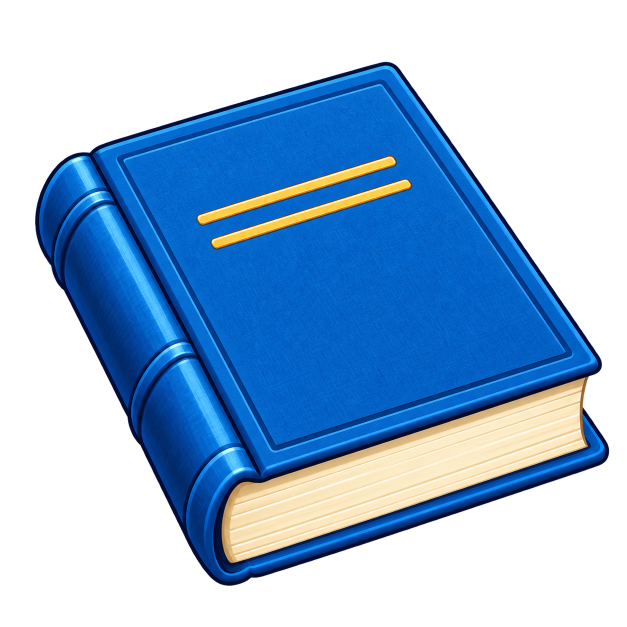
#> input picture source/cast-and-art/references/rich-cartoon/version-a-generated-book.png, 1254 x 1254 px (shown at 1/2 size)
$ python derive_version_a.py
#> lines starting #> are read from the running program, lines starting #| are printed output that depends on the picture
"""Owner-authorized, localized Version A composites; no other art is redrawn."""
import hashlib
import json
from pathlib import Path
from PIL import Image, ImageChops, ImageDraw

ROOT = Path(__file__).resolve().parents[2]
OUT = ROOT / 'art-production/v43-support'
OUT.mkdir(parents=True, exist_ok=True)
book_path = ROOT / 'source/cast-and-art/references/rich-cartoon/version-a-generated-book.png'
book = Image.open(book_path).convert('RGBA')
#> book is the input picture: PIL image 1254x1254 RGBA; mean R, G, B, A 21.3, 54.8, 89.1, 125.2
book = book.crop(book.getbbox())
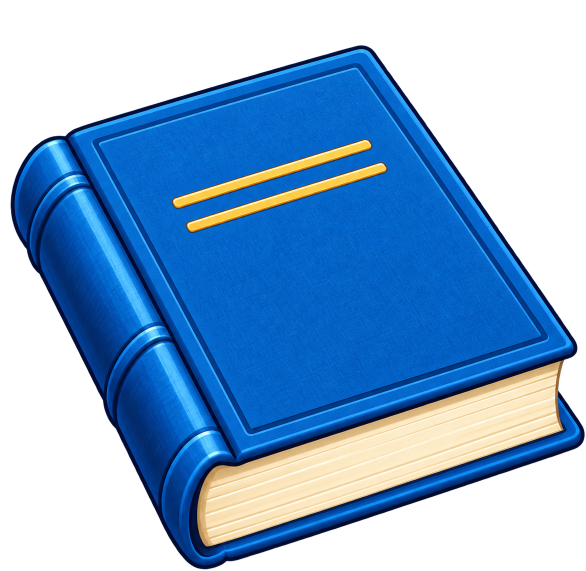
#> book: PIL image 1172x1142 RGBA (shown at 1/2 size); mean R, G, B, A 25, 64.4, 104.7, 147; transparent parts drawn white
records = {}
for frame, position, size, rect in [
    (2, (815, 931), (170, 108), (815, 931, 220, 110)),
    (7, (1074, 757), (230, 86), (1074, 757, 230, 86)),
]:
    source = ROOT / f'assets/art/unit2-rich/u2-s1-{frame}.png'
    original = Image.open(source).convert('RGBA')
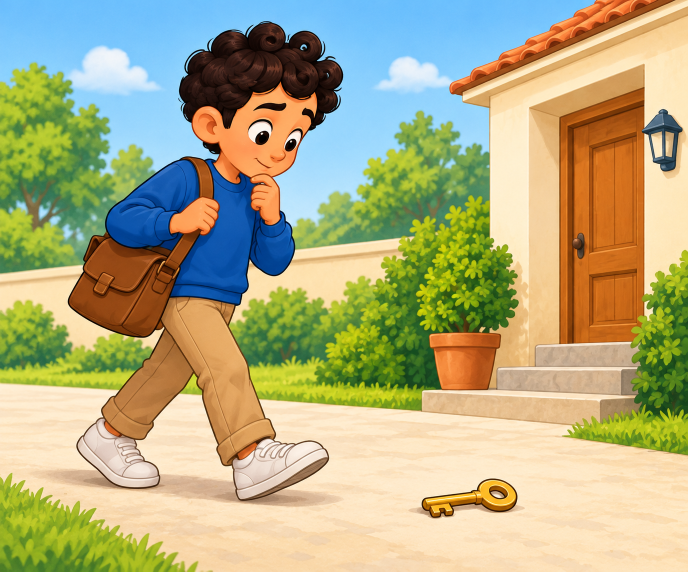
#> input picture assets/art/unit2-rich/u2-s1-2.png, 1376 x 1143 px (shown at 1/2 size)
    revised = original.copy()
    revised.alpha_composite(book.resize(size, Image.Resampling.LANCZOS), position)
    if frame == 7:
        # Re-layer the original cat paws/body over the inserted book, without moving them.
        mask = Image.new('L', original.size)
        ImageDraw.Draw(mask).polygon([
            (1100, 757), (1245, 757), (1261, 751), (1283, 747),
            (1290, 771), (1279, 788), (1242, 793), (1238, 798),
            (1225, 800), (1194, 801), (1180, 799), (1166, 802),
            (1145, 800), (1128, 799), (1106, 798), (1099, 792),
        ], fill=255)
        revised.paste(original, (0, 0), mask)
    bbox = ImageChops.difference(original, revised).convert('RGB').getbbox()
#> bbox = (815, 937, 985, 1039)
#> (the run stopped early here; a loop or call above may not have finished)
